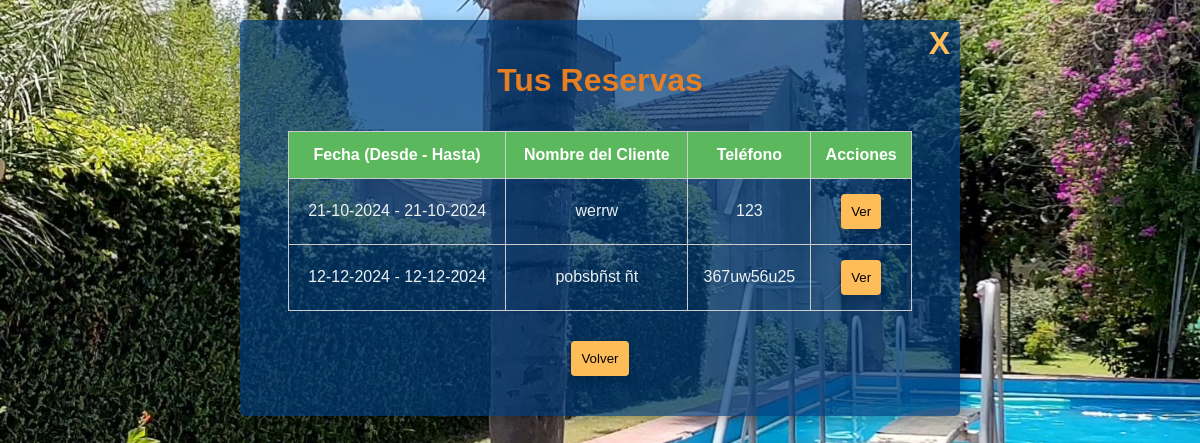
Page /ver_reservas (signed in) on the committed database.
### app.py (models this page shows)
class Reserva(db.Model):
    id = db.Column(db.Integer, primary_key=True)
    usuario_id = db.Column(db.Integer, db.ForeignKey('user.id'), nullable=False)
    fecha_desde = db.Column(db.String(50), nullable=False)
    fecha_hasta = db.Column(db.String(50), nullable=False)
    nombre_cliente = db.Column(db.String(100), nullable=False)
    telefono = db.Column(db.String(15), nullable=False)
    tipo_evento = db.Column(db.String(100), nullable=False)
    total = db.Column(db.Float, nullable=False)
    sena = db.Column(db.Float, nullable=False)
    metodo_pago = db.Column(db.String(50), nullable=False)
    dirigido_a = db.Column(db.String(100), nullable=False)
    resto = db.Column(db.Float, nullable=False)
    observaciones = db.Column(db.String(250), nullable=True)

### app.py (the view)
@app.route('/ver_reservas')
@login_required
def ver_reservas():
    reservas = Reserva.query.filter_by(usuario_id=current_user.id).all()
    for reserva in reservas:
        reserva.fecha_desde = datetime.strptime(reserva.fecha_desde, '%Y-%m-%d').strftime('%d-%m-%Y')
        reserva.fecha_hasta = datetime.strptime(reserva.fecha_hasta, '%Y-%m-%d').strftime('%d-%m-%Y')
    return render_template('ver_reservas.html', reservas=reservas)

### app.py (called while the page is built)
@login_manager.user_loader
def load_user(user_id):
    return db.session.get(User, int(user_id))

### templates/ver_reservas.html (shortened to what this page needs)
<!DOCTYPE html>
<html lang="es">
<head>
    <link rel="stylesheet" href="{{ url_for('static', filename='styles.css') }}">
</head>
<body>
    <div class="container">
        <div class="close">
            <a href="{{ url_for('home') }}">
                <input type="button" class="close-button" value="X">
            </a>
        </div>
        <h1 class="centered">Tus Reservas</h1>
        <table>
            <thead>
                <tr>
                    <th>Fecha (Desde - Hasta)</th>
                    <th>Nombre del Cliente</th>
                    <th>Teléfono</th>
                    <th>Acciones</th>
                </tr>
            </thead>
            <tbody>
                {% for reserva in reservas %}
                <tr>
                    <td>{{ reserva.fecha_desde }} - {{ reserva.fecha_hasta }}</td>
                    <td>{{ reserva.nombre_cliente }}</td>
                    <td>{{ reserva.telefono }}</td>
                    <td>
                        <a href="{{ url_for('ver_detalle_reserva', reserva_id=reserva.id) }}">
                            <button>Ver</button>
                        </a>
                    </td>
                </tr>
                {% endfor %}
            </tbody>
        </table>
        <div class="centered">
            <a href="{{ url_for('home') }}">
                <button>Volver</button>
            </a>
        </div>
    </div>
</body>
</html>

### Static/Styles.css (style rules this page uses)
* { margin: 0; padding: 0; box-sizing: border-box; }
body { font-family: 'Arial', sans-serif; background-color: #2c3e50; color: #ecf0f1; line-height: 1.6; }
body { --font-color-text: #ebebeb; --font-color-highlight: #e67e2d; --font-color-on-highlight: #000; --color-highlight: #febd59; --color-highlight-hover: #e67e2d; }
h1 { text-align: center; margin: 5px 0 10px 0; color: #e67e22; }
a { color: var(--font-color-highlight); }
body { background-position: center; background-size: cover; display: flex; flex-direction: column; align-items: center; }
.centered { text-align: center; }
.container { width: 60%; margin: 20px auto; padding: 20px 4vw; background: #003b77b5; border-radius: 5px; box-shadow: 0 4px 15px rgba(0, 0, 0, 0.3); display: flex; flex-direction: column; align-items: center; position: relative; }
.centered:has(a) { width:100%; display: flex; flex-direction: row; justify-content: center; gap: 15px; }
.centered a { width: 50%; }
button { width: auto; max-width: 150px; padding: 10px; background-color: var(--color-highlight); color: var(--font-color-on-highlight); border: none; border-radius: 4px; cursor: pointer; margin: 5px; box-shadow: 0 4px 8px rgba(0,0,0,0.2); transition: 500ms; }
table { width: 100%; border-collapse: collapse; margin: 10px 0; }
th, td { border: 1px solid #ccc; padding: 10px; text-align: center; }
th { background-color: #5cb85c; color: white; }
.close { position: absolute; right: 10px; top: 5px; }
.close-button { background: none; border: none; color: var(--color-highlight); font-weight: 900; font-size: 2em; }
.centered { text-align: center; margin: 15px 0; }

### templates/ver_reservas.html (style rules this page uses)
.centered { text-align: center; }

### rows in the picture
Reserva: fecha_desde "21-10-2024", fecha_hasta "21-10-2024", nombre_cliente "werrw", telefono "123"
Reserva: fecha_desde "12-12-2024", fecha_hasta "12-12-2024", nombre_cliente "pobsbñst ñt", telefono "367uw56u25"
